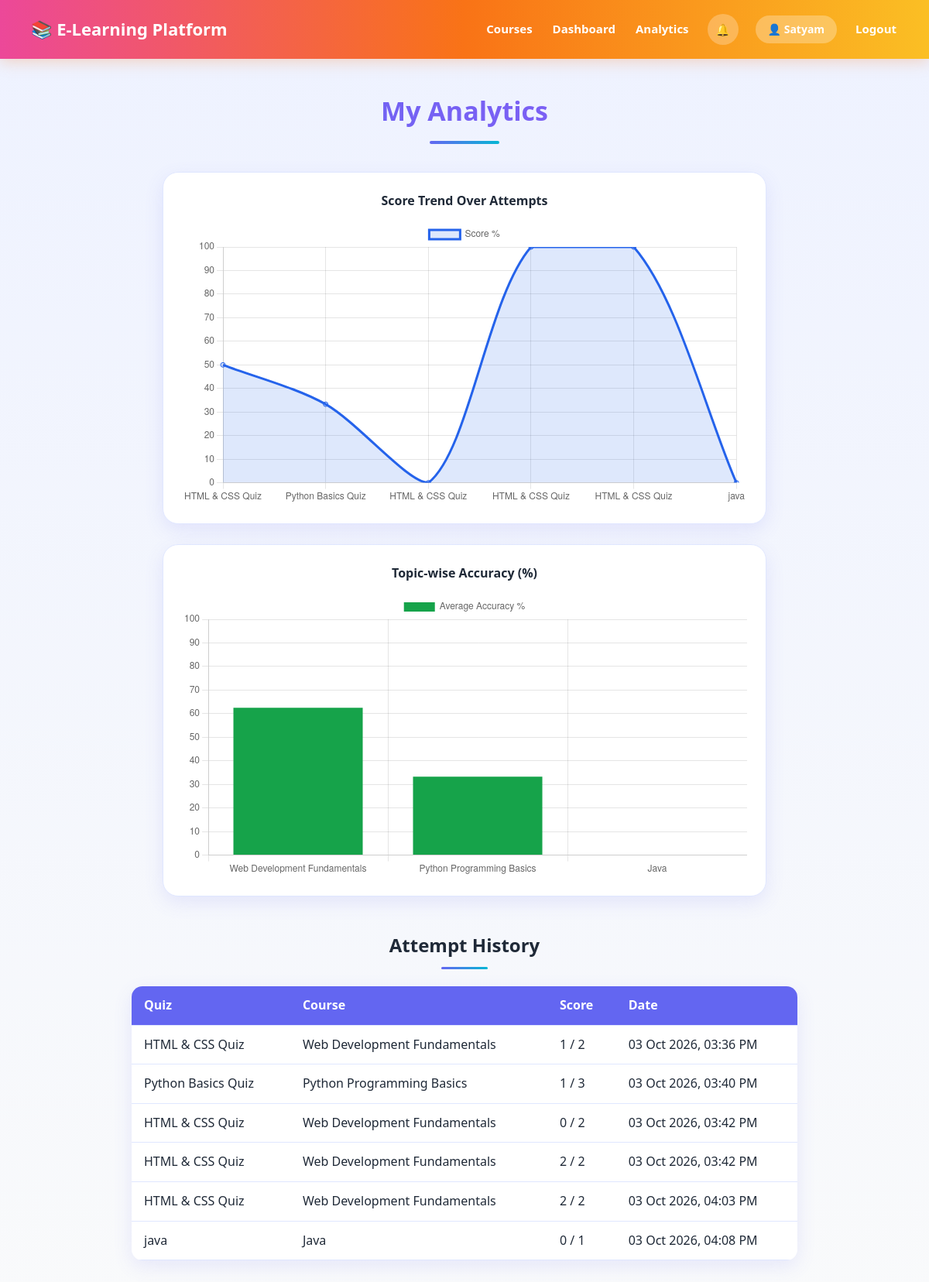
/analytics (signed in), run on the app's committed database.
### tables this page shows
CREATE TABLE attempts (
            id INTEGER PRIMARY KEY AUTOINCREMENT,
            quiz_id INTEGER NOT NULL,
            student_id INTEGER NOT NULL,
            score INTEGER NOT NULL,
            total INTEGER NOT NULL,
            attempted_at TEXT,
            FOREIGN KEY (quiz_id) REFERENCES quizzes(id),
            FOREIGN KEY (student_id) REFERENCES users(id)
        );

CREATE TABLE quizzes (
            id INTEGER PRIMARY KEY AUTOINCREMENT,
            course_id INTEGER NOT NULL,
            title TEXT NOT NULL,
            time_limit INTEGER DEFAULT 10,
            FOREIGN KEY (course_id) REFERENCES courses(id)
        );

CREATE TABLE courses (
            id INTEGER PRIMARY KEY AUTOINCREMENT,
            title TEXT NOT NULL,
            description TEXT,
            instructor_id INTEGER NOT NULL,
            created_at TEXT,
            FOREIGN KEY (instructor_id) REFERENCES users(id)
        );

### app.py (the view)
@app.route("/analytics")
def student_analytics():
    if not login_required("student"):
        flash("Please login first.", "error")
        return redirect(url_for("login"))
    conn = get_db()
    attempts = conn.execute("""
        SELECT a.*, q.title as quiz_title, c.title as course_title FROM attempts a
        JOIN quizzes q ON q.id = a.quiz_id
        JOIN courses c ON c.id = q.course_id
        WHERE a.student_id = ?
        ORDER BY a.id ASC
    """, (session["user_id"],)).fetchall()
    conn.close()
    labels = [a["quiz_title"] for a in attempts]
    scores = [round((a["score"] / a["total"]) * 100, 1) if a["total"] else 0 for a in attempts]
    topic_totals = {}
    for a in attempts:
        topic_totals.setdefault(a["course_title"], []).append((a["score"] / a["total"]) * 100 if a["total"] else 0)
    topic_labels = list(topic_totals.keys())
    topic_scores = [round(sum(v) / len(v), 1) for v in topic_totals.values()]
    return render_template(
        "analytics_student.html", attempts=attempts,
        labels=labels, scores=scores, topic_labels=topic_labels, topic_scores=topic_scores
    )

### app.py (called while the page is built)
def get_db():
    conn = sqlite3.connect(DB_PATH)
    conn.row_factory = sqlite3.Row
    conn.execute("PRAGMA foreign_keys = ON")
    return conn

def login_required(role=None):
    if "user_id" not in session:
        return False
    if role and session.get("role") != role:
        return False
    return True

@app.context_processor
def inject_notifications():
    if "user_id" in session:
        conn = get_db()
        count = conn.execute(
            "SELECT COUNT(*) as c FROM notifications WHERE user_id = ? AND is_read = 0",
            (session["user_id"],),
        ).fetchone()["c"]
        conn.close()
        return {"unread_count": count}
    return {"unread_count": 0}

### templates/analytics_student.html (shortened to what this page needs)
{% extends "base.html" %}
{% block content %}
    <h2>My Analytics</h2>
    {% if attempts %}
        <div class="chart-box">
            <h4>Score Trend Over Attempts</h4>
            <canvas id="trendChart"></canvas>
        </div>
        <div class="chart-box">
            <h4>Topic-wise Accuracy (%)</h4>
            <canvas id="topicChart"></canvas>
        </div>
        <h3 class="section-title">Attempt History</h3>
        <table class="data-table">
            <tr><th>Quiz</th><th>Course</th><th>Score</th><th>Date</th></tr>
            {% for a in attempts %}
                <tr>
                    <td>{{ a.quiz_title }}</td>
                    <td>{{ a.course_title }}</td>
                    <td>{{ a.score }} / {{ a.total }}</td>
                    <td>{{ a.attempted_at }}</td>
                </tr>
            {% endfor %}
        </table>
    {% else %}
        <p class="empty-state">You haven't attempted any quiz yet. Attempt a quiz to see your analytics here.</p>
    {% endif %}
    <script>
        {% if attempts %}
        new Chart(document.getElementById('trendChart'), {
            type: 'line',
            data: {
                labels: {{ labels | tojson }},
                datasets: [{
                    label: 'Score %',
                    data: {{ scores | tojson }},
                    borderColor: '#2563eb',
                    backgroundColor: 'rgba(37,99,235,0.15)',
                    fill: true,
                    tension: 0.3
                }]
            },
            options: { scales: { y: { min: 0, max: 100 } } }
        });
        new Chart(document.getElementById('topicChart'), {
            type: 'bar',
            data: {
                labels: {{ topic_labels | tojson }},
                datasets: [{
                    label: 'Average Accuracy %',
                    data: {{ topic_scores | tojson }},
                    backgroundColor: '#16a34a'
                }]
            },
            options: { scales: { y: { min: 0, max: 100 } } }
        });
        {% endif %}
    </script>
{% endblock %}

### static/style.css (style rules this page uses)
:root { --primary: #6366f1; --primary-dark: #4f46e5; --violet: #8b5cf6; --cyan: #06b6d4; --text: #1f2937; --muted: #6b7280; --danger: #ef4444; --danger-dark: #dc2626; --success: #10b981; --border: #e0e7ff; --card-bg: #ffffff; --shadow: 0 8px 24px rgba(99, 102, 241, 0.12); }
* { margin: 0; padding: 0; box-sizing: border-box; }
body { font-family: 'Segoe UI', Arial, sans-serif; background: linear-gradient(180deg, #eef2ff 0%, #f9fafb 100%) fixed; color: var(--text); line-height: 1.6; min-height: 100vh; }
h2 { text-align: center; font-size: 34px; font-weight: 800; margin-bottom: 36px; background: linear-gradient(90deg, var(--primary), var(--violet)); -webkit-background-clip: text; background-clip: text; -webkit-text-fill-color: transparent; position: relative; padding-bottom: 16px; }
h2::after { content: ""; position: absolute; left: 50%; bottom: 0; transform: translateX(-50%); width: 90px; height: 4px; border-radius: 4px; background: linear-gradient(90deg, var(--primary), var(--cyan)); }
.section-title { text-align: center; font-size: 24px; font-weight: 800; margin: 44px 0 22px; color: var(--text); position: relative; padding-bottom: 12px; }
.section-title::after { content: ""; position: absolute; left: 50%; bottom: 0; transform: translateX(-50%); width: 60px; height: 3px; border-radius: 3px; background: linear-gradient(90deg, var(--primary), var(--cyan)); }
.chart-box { max-width: 780px; margin: 0 auto 26px; padding: 24px; background: #fff; border: 1px solid var(--border); border-radius: 20px; box-shadow: var(--shadow); }
.chart-box h4 { text-align: center; margin-bottom: 14px; }
.data-table { width: 100%; max-width: 860px; margin: 0 auto; border-collapse: collapse; background: #fff; border-radius: 14px; overflow: hidden; box-shadow: var(--shadow); }
.data-table th { background: var(--primary); color: #fff; text-align: left; }
.data-table th, .data-table td { padding: 12px 16px; border-bottom: 1px solid var(--border); }

### data on the page
attempts: quiz_title "HTML & CSS Quiz", course_title "Web Development Fundamentals", score "1", total "2", attempted_at "03 Oct 2026, 03:36 PM"
attempts: quiz_title "Python Basics Quiz", course_title "Python Programming Basics", score "1", total "3", attempted_at "03 Oct 2026, 03:40 PM"
attempts: quiz_title "HTML & CSS Quiz", course_title "Web Development Fundamentals", score "0", total "2", attempted_at "03 Oct 2026, 03:42 PM"
attempts: quiz_title "HTML & CSS Quiz", course_title "Web Development Fundamentals", score "2", total "2", attempted_at "03 Oct 2026, 03:42 PM"
attempts: quiz_title "HTML & CSS Quiz", course_title "Web Development Fundamentals", score "2", total "2", attempted_at "03 Oct 2026, 04:03 PM"
attempts: quiz_title "java", course_title "Java", score "0", total "1", attempted_at "03 Oct 2026, 04:08 PM"

### other printed values
{{ session.get('name') }} "Satyam"
chart data {{ scores | tojson }} [50.0, 33.3, 0.0, 100.0, 100.0, 0.0]
chart data {{ topic_labels | tojson }} ["Web Development Fundamentals", "Python Programming Basics", "Java"]
chart data {{ topic_scores | tojson }} [62.5, 33.3, 0.0]
